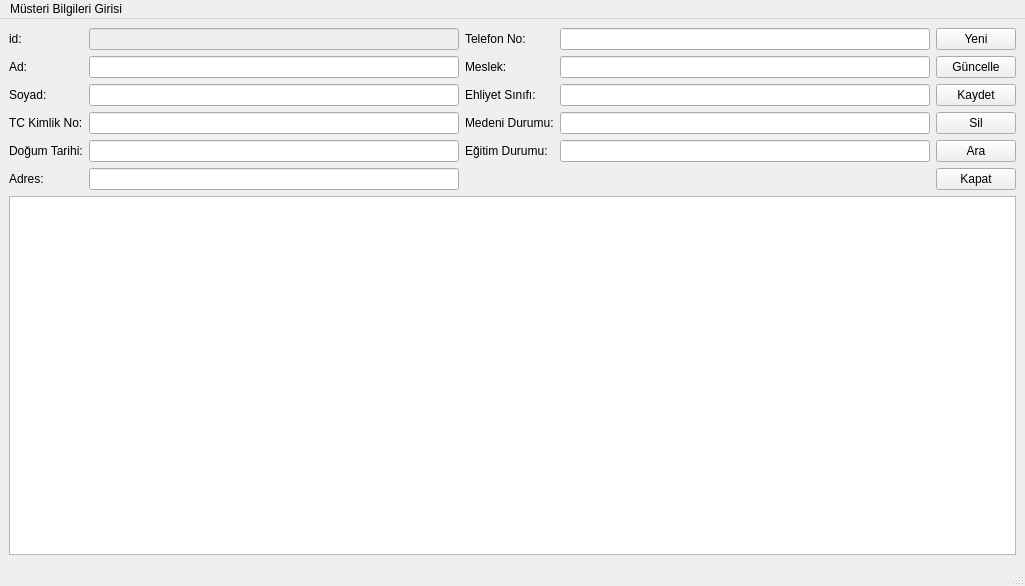
<?xml version="1.0" encoding="UTF-8"?>
<ui version="4.0">
 <class>Form2</class>
 <widget class="QMainWindow" name="Form2">
  <property name="geometry">
   <rect>
    <x>0</x>
    <y>0</y>
    <width>1025</width>
    <height>586</height>
   </rect>
  </property>
  <property name="windowTitle">
   <string>MainWindow</string>
  </property>
  <widget class="QWidget" name="centralwidget">
   <layout class="QGridLayout" name="gridLayout_3">
    <item row="0" column="0">
     <layout class="QGridLayout" name="gridLayout_2">
      <item row="0" column="0">
       <layout class="QGridLayout" name="gridLayout">
        <item row="3" column="0">
         <widget class="QLabel" name="tckimliklabel">
          <property name="text">
           <string>TC Kimlik No:</string>
          </property>
          <property name="alignment">
           <set>Qt::AlignmentFlag::AlignLeading|Qt::AlignmentFlag::AlignLeft|Qt::AlignmentFlag::AlignVCenter</set>
          </property>
         </widget>
        </item>
        <item row="3" column="2">
         <widget class="QLabel" name="medenidurumulabel">
          <property name="text">
           <string>Medeni Durumu:</string>
          </property>
          <property name="alignment">
           <set>Qt::AlignmentFlag::AlignLeading|Qt::AlignmentFlag::AlignLeft|Qt::AlignmentFlag::AlignVCenter</set>
          </property>
         </widget>
        </item>
        <item row="2" column="1">
         <widget class="QLineEdit" name="soyadlineEdit">
          <property name="alignment">
           <set>Qt::AlignmentFlag::AlignLeading|Qt::AlignmentFlag::AlignLeft|Qt::AlignmentFlag::AlignVCenter</set>
          </property>
         </widget>
        </item>
        <item row="4" column="3">
         <widget class="QLineEdit" name="egitimdurumulineEdit">
          <property name="alignment">
           <set>Qt::AlignmentFlag::AlignLeading|Qt::AlignmentFlag::AlignLeft|Qt::AlignmentFlag::AlignVCenter</set>
          </property>
         </widget>
        </item>
        <item row="2" column="0">
         <widget class="QLabel" name="soyadlabel">
          <property name="text">
           <string>Soyad:</string>
          </property>
          <property name="alignment">
           <set>Qt::AlignmentFlag::AlignLeading|Qt::AlignmentFlag::AlignLeft|Qt::AlignmentFlag::AlignVCenter</set>
          </property>
         </widget>
        </item>
        <item row="0" column="0">
         <widget class="QLabel" name="idlabel">
          <property name="text">
           <string>id:</string>
          </property>
          <property name="alignment">
           <set>Qt::AlignmentFlag::AlignLeading|Qt::AlignmentFlag::AlignLeft|Qt::AlignmentFlag::AlignVCenter</set>
          </property>
         </widget>
        </item>
        <item row="1" column="1">
         <widget class="QLineEdit" name="adlineEdit">
          <property name="alignment">
           <set>Qt::AlignmentFlag::AlignLeading|Qt::AlignmentFlag::AlignLeft|Qt::AlignmentFlag::AlignVCenter</set>
          </property>
         </widget>
        </item>
        <item row="2" column="3">
         <widget class="QLineEdit" name="ehliyetlineEdit">
          <property name="alignment">
           <set>Qt::AlignmentFlag::AlignLeading|Qt::AlignmentFlag::AlignLeft|Qt::AlignmentFlag::AlignVCenter</set>
          </property>
         </widget>
        </item>
        <item row="2" column="4">
         <widget class="QPushButton" name="kaydetButton">
          <property name="text">
           <string>Kaydet</string>
          </property>
         </widget>
        </item>
        <item row="3" column="3">
         <widget class="QLineEdit" name="medenidurumulineEdit">
          <property name="alignment">
           <set>Qt::AlignmentFlag::AlignLeading|Qt::AlignmentFlag::AlignLeft|Qt::AlignmentFlag::AlignVCenter</set>
          </property>
         </widget>
        </item>
        <item row="5" column="0">
         <widget class="QLabel" name="adreslabel">
          <property name="text">
           <string>Adres:</string>
          </property>
          <property name="alignment">
           <set>Qt::AlignmentFlag::AlignLeading|Qt::AlignmentFlag::AlignLeft|Qt::AlignmentFlag::AlignVCenter</set>
          </property>
         </widget>
        </item>
        <item row="0" column="4">
         <widget class="QPushButton" name="yeniButton">
          <property name="text">
           <string>Yeni</string>
          </property>
         </widget>
        </item>
        <item row="3" column="1">
         <widget class="QLineEdit" name="tckimliklineEdit">
          <property name="alignment">
           <set>Qt::AlignmentFlag::AlignLeading|Qt::AlignmentFlag::AlignLeft|Qt::AlignmentFlag::AlignVCenter</set>
          </property>
         </widget>
        </item>
        <item row="1" column="3">
         <widget class="QLineEdit" name="mesleklineEdit">
          <property name="alignment">
           <set>Qt::AlignmentFlag::AlignLeading|Qt::AlignmentFlag::AlignLeft|Qt::AlignmentFlag::AlignVCenter</set>
          </property>
         </widget>
        </item>
        <item row="0" column="3">
         <widget class="QLineEdit" name="telnolineEdit">
          <property name="alignment">
           <set>Qt::AlignmentFlag::AlignLeading|Qt::AlignmentFlag::AlignLeft|Qt::AlignmentFlag::AlignVCenter</set>
          </property>
         </widget>
        </item>
        <item row="1" column="4">
         <widget class="QPushButton" name="guncelleButton">
          <property name="text">
           <string>Güncelle</string>
          </property>
         </widget>
        </item>
        <item row="1" column="0">
         <widget class="QLabel" name="adlabel">
          <property name="text">
           <string>Ad:</string>
          </property>
          <property name="alignment">
           <set>Qt::AlignmentFlag::AlignLeading|Qt::AlignmentFlag::AlignLeft|Qt::AlignmentFlag::AlignVCenter</set>
          </property>
         </widget>
        </item>
        <item row="2" column="2">
         <widget class="QLabel" name="ehliyetlabel">
          <property name="text">
           <string>Ehliyet Sınıfı:</string>
          </property>
          <property name="alignment">
           <set>Qt::AlignmentFlag::AlignLeading|Qt::AlignmentFlag::AlignLeft|Qt::AlignmentFlag::AlignVCenter</set>
          </property>
         </widget>
        </item>
        <item row="5" column="1">
         <widget class="QLineEdit" name="adreslineEdit">
          <property name="alignment">
           <set>Qt::AlignmentFlag::AlignLeading|Qt::AlignmentFlag::AlignLeft|Qt::AlignmentFlag::AlignVCenter</set>
          </property>
         </widget>
        </item>
        <item row="4" column="2">
         <widget class="QLabel" name="egitimdurumulabel">
          <property name="text">
           <string>Eğitim Durumu:</string>
          </property>
          <property name="alignment">
           <set>Qt::AlignmentFlag::AlignLeading|Qt::AlignmentFlag::AlignLeft|Qt::AlignmentFlag::AlignVCenter</set>
          </property>
         </widget>
        </item>
        <item row="0" column="1">
         <widget class="QLineEdit" name="idlineEdit">
          <property name="enabled">
           <bool>false</bool>
          </property>
          <property name="alignment">
           <set>Qt::AlignmentFlag::AlignLeading|Qt::AlignmentFlag::AlignLeft|Qt::AlignmentFlag::AlignVCenter</set>
          </property>
         </widget>
        </item>
        <item row="4" column="1">
         <widget class="QLineEdit" name="dtarihilineEdit">
          <property name="alignment">
           <set>Qt::AlignmentFlag::AlignLeading|Qt::AlignmentFlag::AlignLeft|Qt::AlignmentFlag::AlignVCenter</set>
          </property>
         </widget>
        </item>
        <item row="3" column="4">
         <widget class="QPushButton" name="silButton">
          <property name="text">
           <string>Sil</string>
          </property>
         </widget>
        </item>
        <item row="1" column="2">
         <widget class="QLabel" name="mesleklabel">
          <property name="text">
           <string>Meslek:</string>
          </property>
          <property name="alignment">
           <set>Qt::AlignmentFlag::AlignLeading|Qt::AlignmentFlag::AlignLeft|Qt::AlignmentFlag::AlignVCenter</set>
          </property>
         </widget>
        </item>
        <item row="4" column="4">
         <widget class="QPushButton" name="araButton">
          <property name="text">
           <string>Ara</string>
          </property>
         </widget>
        </item>
        <item row="4" column="0">
         <widget class="QLabel" name="dtarihilabel">
          <property name="text">
           <string>Doğum Tarihi:</string>
          </property>
          <property name="alignment">
           <set>Qt::AlignmentFlag::AlignLeading|Qt::AlignmentFlag::AlignLeft|Qt::AlignmentFlag::AlignVCenter</set>
          </property>
         </widget>
        </item>
        <item row="0" column="2">
         <widget class="QLabel" name="telnolabel">
          <property name="text">
           <string>Telefon No:</string>
          </property>
          <property name="alignment">
           <set>Qt::AlignmentFlag::AlignLeading|Qt::AlignmentFlag::AlignLeft|Qt::AlignmentFlag::AlignVCenter</set>
          </property>
         </widget>
        </item>
        <item row="5" column="4">
         <widget class="QPushButton" name="kapatButton">
          <property name="text">
           <string>Kapat</string>
          </property>
         </widget>
        </item>
       </layout>
      </item>
      <item row="1" column="0">
       <widget class="QTableWidget" name="tableWidget"/>
      </item>
     </layout>
    </item>
   </layout>
  </widget>
  <widget class="QMenuBar" name="menubar">
   <property name="geometry">
    <rect>
     <x>0</x>
     <y>0</y>
     <width>1025</width>
     <height>21</height>
    </rect>
   </property>
   <widget class="QMenu" name="menuMusteri_Bilgileri_Girisi">
    <property name="title">
     <string>Müsteri Bilgileri Girisi</string>
    </property>
   </widget>
   <addaction name="menuMusteri_Bilgileri_Girisi"/>
  </widget>
  <widget class="QStatusBar" name="statusbar"/>
 </widget>
 <tabstops>
  <tabstop>adlineEdit</tabstop>
  <tabstop>soyadlineEdit</tabstop>
  <tabstop>tckimliklineEdit</tabstop>
  <tabstop>dtarihilineEdit</tabstop>
  <tabstop>adreslineEdit</tabstop>
  <tabstop>telnolineEdit</tabstop>
  <tabstop>mesleklineEdit</tabstop>
  <tabstop>ehliyetlineEdit</tabstop>
  <tabstop>medenidurumulineEdit</tabstop>
  <tabstop>egitimdurumulineEdit</tabstop>
  <tabstop>yeniButton</tabstop>
  <tabstop>guncelleButton</tabstop>
  <tabstop>kaydetButton</tabstop>
  <tabstop>silButton</tabstop>
  <tabstop>araButton</tabstop>
  <tabstop>kapatButton</tabstop>
  <tabstop>tableWidget</tabstop>
  <tabstop>idlineEdit</tabstop>
 </tabstops>
 <resources/>
 <connections/>
</ui>
